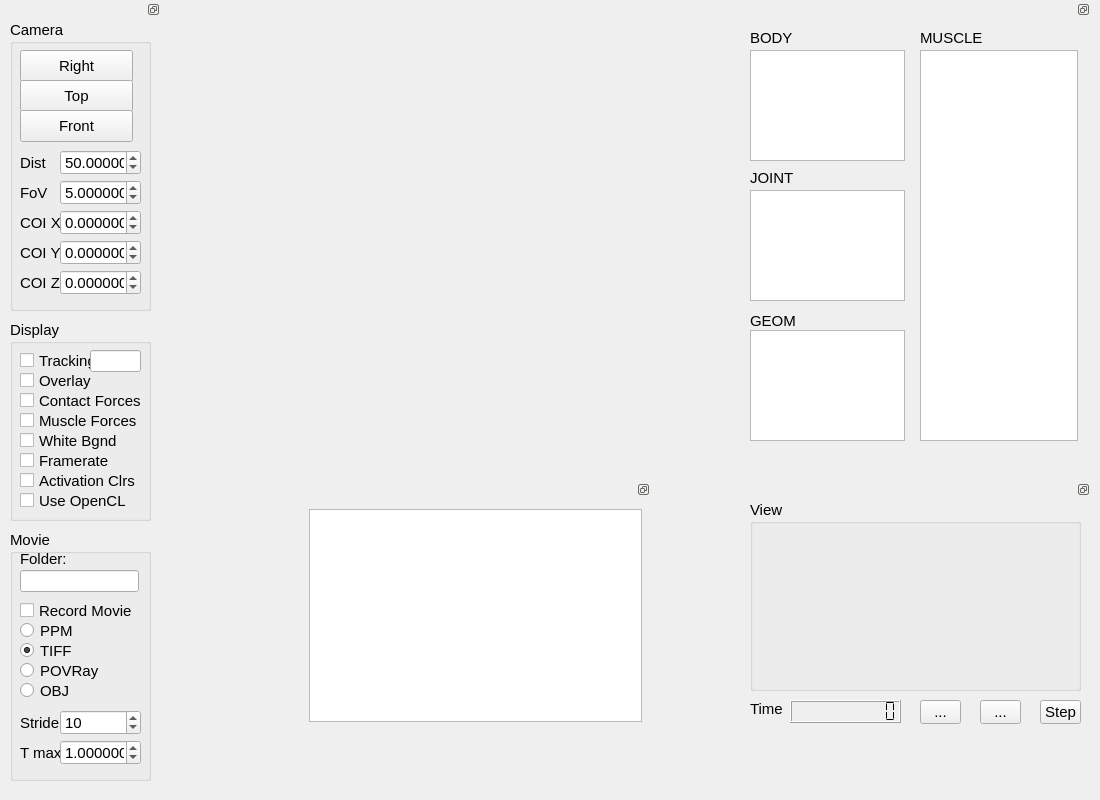
  <widget class="QWidget" name="centralWidget">
   <widget class="QDockWidget" name="dockWidgetVisibility">
    <property name="geometry">
     <rect>
      <x>740</x>
      <y>0</y>
      <width>351</width>
      <height>451</height>
     </rect>
    </property>
    <property name="sizePolicy">
     <sizepolicy hsizetype="Preferred" vsizetype="Preferred">
      <horstretch>0</horstretch>
      <verstretch>0</verstretch>
     </sizepolicy>
    </property>
    <property name="font">
     <font>
      <pointsize>11</pointsize>
     </font>
    </property>
    <property name="floating">
     <bool>true</bool>
    </property>
    <property name="features">
     <set>QDockWidget::DockWidgetFloatable|QDockWidget::DockWidgetMovable</set>
    </property>
    <widget class="QWidget" name="dockWidgetContents">
     <widget class="QLabel" name="label_3">
      <property name="geometry">
       <rect>
        <x>180</x>
        <y>10</y>
        <width>151</width>
        <height>16</height>
       </rect>
      </property>
      <property name="font">
       <font>
        <pointsize>11</pointsize>
       </font>
      </property>
      <property name="text">
       <string>MUSCLE</string>
      </property>
     </widget>
     <widget class="QListWidget" name="listWidgetMuscle">
      <property name="geometry">
       <rect>
        <x>180</x>
        <y>30</y>
        <width>158</width>
        <height>391</height>
       </rect>
      </property>
      <property name="font">
       <font>
        <pointsize>11</pointsize>
       </font>
      </property>
      <property name="focusPolicy">
       <enum>Qt::NoFocus</enum>
      </property>
      <property name="contextMenuPolicy">
       <enum>Qt::CustomContextMenu</enum>
      </property>
      <property name="toolTip">
       <string>Use this list to control which elements are displayed</string>
      </property>
      <property name="statusTip">
       <string>Muscle List</string>
      </property>
      <property name="selectionMode">
       <enum>QAbstractItemView::SingleSelection</enum>
      </property>
     </widget>
     <widget class="QListWidget" name="listWidgetBody">
      <property name="geometry">
       <rect>
        <x>10</x>
        <y>30</y>
        <width>155</width>
        <height>111</height>
       </rect>
      </property>
      <property name="font">
       <font>
        <pointsize>11</pointsize>
       </font>
      </property>
      <property name="focusPolicy">
       <enum>Qt::NoFocus</enum>
      </property>
      <property name="contextMenuPolicy">
       <enum>Qt::CustomContextMenu</enum>
      </property>
      <property name="toolTip">
       <string>Use this list to control which elements are displayed</string>
      </property>
      <property name="statusTip">
       <string>Body List</string>
      </property>
      <property name="selectionMode">
       <enum>QAbstractItemView::SingleSelection</enum>
      </property>
     </widget>
     <widget class="QLabel" name="label">
      <property name="geometry">
       <rect>
        <x>10</x>
        <y>10</y>
        <width>151</width>
        <height>16</height>
       </rect>
      </property>
      <property name="font">
       <font>
        <pointsize>11</pointsize>
       </font>
      </property>
      <property name="text">
       <string>BODY</string>
      </property>
     </widget>
     <widget class="QListWidget" name="listWidgetJoint">
      <property name="geometry">
       <rect>
        <x>10</x>
        <y>170</y>
        <width>155</width>
        <height>111</height>
       </rect>
      </property>
      <property name="font">
       <font>
        <pointsize>11</pointsize>
       </font>
      </property>
      <property name="focusPolicy">
       <enum>Qt::NoFocus</enum>
      </property>
      <property name="contextMenuPolicy">
       <enum>Qt::CustomContextMenu</enum>
      </property>
      <property name="toolTip">
       <string>Use this list to control which elements are displayed</string>
      </property>
      <property name="statusTip">
       <string>Joint List</string>
      </property>
      <property name="selectionMode">
       <enum>QAbstractItemView::SingleSelection</enum>
      </property>
     </widget>
     <widget class="QLabel" name="label_4">
      <property name="geometry">
       <rect>
        <x>10</x>
        <y>150</y>
        <width>151</width>
        <height>16</height>
       </rect>
      </property>
      <property name="font">
       <font>
        <pointsize>11</pointsize>
       </font>
      </property>
      <property name="text">
       <string>JOINT</string>
      </property>
     </widget>
     <widget class="QListWidget" name="listWidgetGeom">
      <property name="geometry">
       <rect>
        <x>10</x>
        <y>310</y>
        <width>155</width>
        <height>111</height>
       </rect>
      </property>
      <property name="font">
       <font>
        <pointsize>11</pointsize>
       </font>
      </property>
      <property name="focusPolicy">
       <enum>Qt::NoFocus</enum>
      </property>
      <property name="contextMenuPolicy">
       <enum>Qt::CustomContextMenu</enum>
      </property>
      <property name="toolTip">
       <string>Use this list to control which elements are displayed</string>
      </property>
      <property name="statusTip">
       <string>Geom List</string>
      </property>
      <property name="selectionMode">
       <enum>QAbstractItemView::SingleSelection</enum>
      </property>
     </widget>
     <widget class="QLabel" name="label_2">
      <property name="geometry">
       <rect>
        <x>10</x>
        <y>290</y>
        <width>151</width>
        <height>21</height>
       </rect>
      </property>
      <property name="font">
       <font>
        <pointsize>11</pointsize>
       </font>
      </property>
      <property name="text">
       <string>GEOM</string>
      </property>
     </widget>
    </widget>
   </widget>
   <widget class="QDockWidget" name="dockWidgetControls">
    <property name="geometry">
     <rect>
      <x>0</x>
      <y>0</y>
      <width>161</width>
      <height>791</height>
     </rect>
    </property>
    <property name="sizePolicy">
     <sizepolicy hsizetype="Preferred" vsizetype="Preferred">
      <horstretch>0</horstretch>
      <verstretch>0</verstretch>
     </sizepolicy>
    </property>
    <property name="font">
     <font>
      <pointsize>11</pointsize>
     </font>
    </property>
    <property name="floating">
     <bool>true</bool>
    </property>
    <property name="features">
     <set>QDockWidget::DockWidgetFloatable|QDockWidget::DockWidgetMovable</set>
    </property>
    <widget class="QWidget" name="dockWidgetContents_2">
     <widget class="QGroupBox" name="groupBox">
      <property name="geometry">
       <rect>
        <x>10</x>
        <y>0</y>
        <width>141</width>
        <height>291</height>
       </rect>
      </property>
      <property name="font">
       <font>
        <pointsize>11</pointsize>
       </font>
      </property>
      <property name="title">
       <string>Camera</string>
      </property>
      <widget class="QPushButton" name="pushButtonRight">
       <property name="geometry">
        <rect>
         <x>10</x>
         <y>30</y>
         <width>113</width>
         <height>32</height>
        </rect>
       </property>
       <property name="mouseTracking">
        <bool>false</bool>
       </property>
       <property name="toolTip">
        <string>View the scene from the right</string>
       </property>
       <property name="statusTip">
        <string>Right</string>
       </property>
       <property name="text">
        <string>Right</string>
       </property>
      </widget>
      <widget class="QPushButton" name="pushButtonTop">
       <property name="geometry">
        <rect>
         <x>10</x>
         <y>60</y>
         <width>113</width>
         <height>32</height>
        </rect>
       </property>
       <property name="toolTip">
        <string>View the simulation from the top</string>
       </property>
       <property name="statusTip">
        <string>Top</string>
       </property>
       <property name="text">
        <string>Top</string>
       </property>
      </widget>
      <widget class="QPushButton" name="pushButtonFront">
       <property name="geometry">
        <rect>
         <x>10</x>
         <y>90</y>
         <width>113</width>
         <height>32</height>
        </rect>
       </property>
       <property name="toolTip">
        <string>View the simulation from the front</string>
       </property>
       <property name="statusTip">
        <string>Front</string>
       </property>
       <property name="text">
        <string>Front</string>
       </property>
      </widget>
      <widget class="QLabel" name="label_5">
       <property name="geometry">
        <rect>
         <x>10</x>
         <y>130</y>
         <width>39</width>
         <height>25</height>
        </rect>
       </property>
       <property name="font">
        <font>
         <pointsize>11</pointsize>
        </font>
       </property>
       <property name="text">
        <string>Dist</string>
       </property>
      </widget>
      <widget class="DoubleSpinBox" name="doubleSpinBoxDistance">
       <property name="geometry">
        <rect>
         <x>50</x>
         <y>130</y>
         <width>81</width>
         <height>25</height>
        </rect>
       </property>
       <property name="sizePolicy">
        <sizepolicy hsizetype="Minimum" vsizetype="Minimum">
         <horstretch>0</horstretch>
         <verstretch>0</verstretch>
        </sizepolicy>
       </property>
       <property name="mouseTracking">
        <bool>true</bool>
       </property>
       <property name="focusPolicy">
        <enum>Qt::WheelFocus</enum>
       </property>
       <property name="toolTip">
        <string>Distance of the viewpoint from the centre of view</string>
       </property>
       <property name="statusTip">
        <string>View distance</string>
       </property>
       <property name="decimals">
        <number>5</number>
       </property>
       <property name="maximum">
        <double>999.000000000000000</double>
       </property>
       <property name="value">
        <double>50.000000000000000</double>
       </property>
      </widget>
      <widget class="QLabel" name="label_6">
       <property name="geometry">
        <rect>
         <x>10</x>
         <y>160</y>
         <width>39</width>
         <height>25</height>
        </rect>
       </property>
       <property name="font">
        <font>
         <pointsize>11</pointsize>
        </font>
       </property>
       <property name="text">
        <string>FoV</string>
       </property>
      </widget>
      <widget class="DoubleSpinBox" name="doubleSpinBoxFoV">
       <property name="geometry">
        <rect>
         <x>50</x>
         <y>160</y>
         <width>81</width>
         <height>25</height>
        </rect>
       </property>
       <property name="sizePolicy">
        <sizepolicy hsizetype="Minimum" vsizetype="Fixed">
         <horstretch>0</horstretch>
         <verstretch>0</verstretch>
        </sizepolicy>
       </property>
       <property name="mouseTracking">
        <bool>true</bool>
       </property>
       <property name="toolTip">
        <string>Field of view in degrees</string>
       </property>
       <property name="statusTip">
        <string>Field of view</string>
       </property>
       <property name="decimals">
        <number>6</number>
       </property>
       <property name="minimum">
        <double>0.010000000000000</double>
       </property>
       <property name="maximum">
        <double>999.000000000000000</double>
       </property>
       <property name="singleStep">
        <double>0.100000000000000</double>
       </property>
       <property name="value">
        <double>5.000000000000000</double>
       </property>
      </widget>
      <widget class="QLabel" name="label_7">
       <property name="geometry">
        <rect>
         <x>10</x>
         <y>190</y>
         <width>41</width>
         <height>25</height>
        </rect>
       </property>
       <property name="font">
        <font>
         <pointsize>11</pointsize>
        </font>
       </property>
       <property name="text">
        <string>COI X</string>
       </property>
      </widget>
      <widget class="DoubleSpinBox" name="doubleSpinBoxCOIX">
       <property name="geometry">
        <rect>
         <x>50</x>
         <y>190</y>
         <width>81</width>
         <height>25</height>
        </rect>
       </property>
       <property name="mouseTracking">
        <bool>true</bool>
       </property>
       <property name="toolTip">
        <string>Centre of interest (x coordinate)</string>
       </property>
       <property name="statusTip">
        <string>COI X</string>
       </property>
       <property name="decimals">
        <number>6</number>
       </property>
       <property name="minimum">
        <double>-999.000000000000000</double>
       </property>
       <property name="maximum">
        <double>999.000000000000000</double>
       </property>
       <property name="singleStep">
        <double>0.100000000000000</double>
       </property>
      </widget>
      <widget class="QLabel" name="label_8">
       <property name="geometry">
        <rect>
         <x>10</x>
         <y>220</y>
         <width>41</width>
         <height>25</height>
        </rect>
       </property>
       <property name="font">
        <font>
         <pointsize>11</pointsize>
        </font>
       </property>
       <property name="text">
        <string>COI Y</string>
       </property>
      </widget>
      <widget class="DoubleSpinBox" name="doubleSpinBoxCOIY">
       <property name="geometry">
        <rect>
         <x>50</x>
         <y>220</y>
         <width>81</width>
         <height>25</height>
        </rect>
       </property>
       <property name="mouseTracking">
        <bool>true</bool>
       </property>
       <property name="toolTip">
        <string>Centre of interest (y coordinate)</string>
       </property>
       <property name="statusTip">
        <string>COI Y</string>
       </property>
       <property name="decimals">
        <number>6</number>
       </property>
       <property name="minimum">
        <double>-999.000000000000000</double>
       </property>
       <property name="maximum">
        <double>999.000000000000000</double>
       </property>
       <property name="singleStep">
        <double>0.100000000000000</double>
       </property>
      </widget>
      <widget class="QLabel" name="label_9">
       <property name="geometry">
        <rect>
         <x>10</x>
         <y>250</y>
         <width>41</width>
         <height>25</height>
        </rect>
       </property>
       <property name="font">
        <font>
         <pointsize>11</pointsize>
        </font>
       </property>
       <property name="text">
        <string>COI Z</string>
       </property>
      </widget>
      <widget class="DoubleSpinBox" name="doubleSpinBoxCOIZ">
       <property name="geometry">
        <rect>
         <x>50</x>
         <y>250</y>
         <width>81</width>
         <height>25</height>
        </rect>
       </property>
       <property name="mouseTracking">
        <bool>true</bool>
       </property>
       <property name="toolTip">
        <string>Centre of interest (x coordinate)</string>
       </property>
       <property name="statusTip">
        <string>COI Z</string>
       </property>
       <property name="decimals">
        <number>6</number>
       </property>
       <property name="minimum">
        <double>-999.000000000000000</double>
       </property>
       <property name="maximum">
        <double>999.000000000000000</double>
       </property>
       <property name="singleStep">
        <double>0.100000000000000</double>
       </property>
      </widget>
     </widget>
     <widget class="QGroupBox" name="groupBox_2">
      <property name="geometry">
       <rect>
        <x>10</x>
        <y>300</y>
        <width>141</width>
        <height>201</height>
       </rect>
      </property>
      <property name="font">
       <font>
        <pointsize>11</pointsize>
       </font>
      </property>
      <property name="title">
       <string>Display</string>
      </property>
      <widget class="QCheckBox" name="checkBoxTracking">
       <property name="geometry">
        <rect>
         <x>10</x>
         <y>30</y>
         <width>87</width>
         <height>21</height>
        </rect>
       </property>
       <property name="font">
        <font>
         <pointsize>11</pointsize>
        </font>
       </property>
       <property name="toolTip">
        <string>Move the centre of interest and camera with simulation</string>
       </property>
       <property name="statusTip">
        <string>Track the simulation</string>
       </property>
       <property name="text">
        <string>Tracking</string>
       </property>
      </widget>
      <widget class="QCheckBox" name="checkBoxOverlay">
       <property name="geometry">
        <rect>
         <x>10</x>
         <y>50</y>
         <width>87</width>
         <height>21</height>
        </rect>
       </property>
       <property name="font">
        <font>
         <pointsize>11</pointsize>
        </font>
       </property>
       <property name="toolTip">
        <string>Produce and overlay image by disabling clear</string>
       </property>
       <property name="statusTip">
        <string>Overlay images</string>
       </property>
       <property name="text">
        <string>Overlay</string>
       </property>
      </widget>
      <widget class="QCheckBox" name="checkBoxContactForce">
       <property name="geometry">
        <rect>
         <x>10</x>
         <y>70</y>
         <width>121</width>
         <height>21</height>
        </rect>
       </property>
       <property name="font">
        <font>
         <pointsize>11</pointsize>
        </font>
       </property>
       <property name="toolTip">
        <string>Display contact forces on the simulation</string>
       </property>
       <property name="statusTip">
        <string>Display contact forces</string>
       </property>
       <property name="text">
        <string>Contact Forces</string>
       </property>
      </widget>
      <widget class="QCheckBox" name="checkBoxWhiteBackground">
       <property name="geometry">
        <rect>
         <x>10</x>
         <y>110</y>
         <width>121</width>
         <height>21</height>
        </rect>
       </property>
       <property name="font">
        <font>
         <pointsize>11</pointsize>
        </font>
       </property>
       <property name="toolTip">
        <string>Use a white background instead of a black background</string>
       </property>
       <property name="statusTip">
        <string>White background</string>
       </property>
       <property name="text">
        <string>White Bgnd</string>
       </property>
      </widget>
      <widget class="QCheckBox" name="checkBoxFramerate">
       <property name="geometry">
        <rect>
         <x>10</x>
         <y>130</y>
         <width>101</width>
         <height>21</height>
        </rect>
       </property>
       <property name="font">
        <font>
         <pointsize>11</pointsize>
        </font>
       </property>
       <property name="toolTip">
        <string>Display the framerate on the display</string>
       </property>
       <property name="statusTip">
        <string>Display framerate</string>
       </property>
       <property name="text">
        <string>Framerate</string>
       </property>
      </widget>
      <widget class="QCheckBox" name="checkBoxActivationColours">
       <property name="geometry">
        <rect>
         <x>10</x>
         <y>150</y>
         <width>121</width>
         <height>21</height>
        </rect>
       </property>
       <property name="font">
        <font>
         <pointsize>11</pointsize>
        </font>
       </property>
       <property name="toolTip">
        <string>Display colours representing the activation level of the muscle</string>
       </property>
       <property name="statusTip">
        <string>Colour muscles to show activation</string>
       </property>
       <property name="text">
        <string>Activation Clrs</string>
       </property>
      </widget>
      <widget class="QCheckBox" name="checkBoxMuscleForce">
       <property name="geometry">
        <rect>
         <x>10</x>
         <y>90</y>
         <width>121</width>
         <height>21</height>
        </rect>
       </property>
       <property name="font">
        <font>
         <pointsize>11</pointsize>
        </font>
       </property>
       <property name="toolTip">
        <string>Display muscle forces on the simulation</string>
       </property>
       <property name="statusTip">
        <string>Display muscle forces</string>
       </property>
       <property name="text">
        <string>Muscle Forces</string>
       </property>
      </widget>
      <widget class="QCheckBox" name="checkBoxOpenCL">
       <property name="geometry">
        <rect>
         <x>10</x>
         <y>170</y>
         <width>121</width>
         <height>21</height>
        </rect>
       </property>
       <property name="font">
        <font>
         <pointsize>11</pointsize>
        </font>
       </property>
       <property name="toolTip">
        <string>Use OpenCL if available</string>
       </property>
       <property name="statusTip">
        <string>Use OpenCL if available</string>
       </property>
       <property name="text">
        <string>Use OpenCL</string>
       </property>
      </widget>
      <widget class="LineEdit" name="lineEditTrackingOffset">
       <property name="geometry">
        <rect>
         <x>80</x>
         <y>30</y>
         <width>51</width>
         <height>22</height>
        </rect>
       </property>
       <property name="font">
        <font>
         <pointsize>11</pointsize>
        </font>
       </property>
       <property name="toolTip">
        <string>Tracking offset: use to centre tracked display</string>
       </property>
       <property name="statusTip">
        <string>Tracking Offset</string>
       </property>
      </widget>
     </widget>
     <widget class="QGroupBox" name="groupBox_3">
      <property name="geometry">
       <rect>
        <x>10</x>
        <y>510</y>
        <width>141</width>
        <height>251</height>
       </rect>
      </property>
      <property name="font">
       <font>
        <pointsize>11</pointsize>
       </font>
      </property>
      <property name="title">
       <string>Movie</string>
      </property>
      <widget class="QCheckBox" name="checkBoxRecordMovie">
       <property name="geometry">
        <rect>
         <x>10</x>
         <y>70</y>
         <width>121</width>
         <height>21</height>
        </rect>
       </property>
       <property name="font">
        <font>
         <pointsize>11</pointsize>
        </font>
       </property>
       <property name="toolTip">
        <string>When checked seuqential frames will be saved to disk</string>
       </property>
       <property name="statusTip">
        <string>Record movie</string>
       </property>
       <property name="text">
        <string>Record Movie</string>
       </property>
      </widget>
      <widget class="QRadioButton" name="radioButtonPPM">
       <property name="geometry">
        <rect>
         <x>10</x>
         <y>90</y>
         <width>101</width>
         <height>21</height>
        </rect>
       </property>
       <property name="font">
        <font>
         <pointsize>11</pointsize>
        </font>
       </property>
       <property name="toolTip">
        <string>Use Portable Pixmap Format for movie stills</string>
       </property>
       <property name="statusTip">
        <string>Portable Pixmap Format</string>
       </property>
       <property name="text">
        <string>PPM</string>
       </property>
      </widget>
      <widget class="QRadioButton" name="radioButtonTIFF">
       <property name="geometry">
        <rect>
         <x>10</x>
         <y>110</y>
         <width>101</width>
         <height>21</height>
        </rect>
       </property>
       <property name="font">
        <font>
         <pointsize>11</pointsize>
        </font>
       </property>
       <property name="toolTip">
        <string>Use TIFF Format for movie stills</string>
       </property>
       <property name="statusTip">
        <string>TIFF Format</string>
       </property>
       <property name="text">
        <string>TIFF</string>
       </property>
       <property name="checked">
        <bool>true</bool>
       </property>
      </widget>
      <widget class="QRadioButton" name="radioButtonPOVRay">
       <property name="geometry">
        <rect>
         <x>10</x>
         <y>130</y>
         <width>101</width>
         <height>21</height>
        </rect>
       </property>
       <property name="font">
        <font>
         <pointsize>11</pointsize>
        </font>
       </property>
       <property name="toolTip">
        <string>Use POVRay Ray-Tracing Format for movie stills</string>
       </property>
       <property name="statusTip">
        <string>POVRay Format</string>
       </property>
       <property name="text">
        <string>POVRay</string>
       </property>
      </widget>
      <widget class="QRadioButton" name="radioButtonOBJ">
       <property name="geometry">
        <rect>
         <x>10</x>
         <y>150</y>
         <width>101</width>
         <height>21</height>
        </rect>
       </property>
       <property name="font">
        <font>
         <pointsize>11</pointsize>
        </font>
       </property>
       <property name="toolTip">
        <string>Use Wavefront OBJ Format for movie stills</string>
       </property>
       <property name="statusTip">
        <string>Wavefront OBJ</string>
       </property>
       <property name="text">
        <string>OBJ</string>
       </property>
      </widget>
      <widget class="QLabel" name="label_10">
       <property name="geometry">
        <rect>
         <x>10</x>
         <y>20</y>
         <width>61</width>
         <height>17</height>
        </rect>
       </property>
       <property name="font">
        <font>
         <pointsize>11</pointsize>
        </font>
       </property>
       <property name="text">
        <string>Folder:</string>
       </property>
      </widget>
      <widget class="LineEdit" name="lineEditMovieFolder">
       <property name="geometry">
        <rect>
         <x>10</x>
         <y>40</y>
         <width>119</width>
         <height>22</height>
        </rect>
       </property>
       <property name="toolTip">
        <string>Set the folder is where movie stills are saved</string>
       </property>
       <property name="statusTip">
        <string>Movie folder</string>
       </property>
      </widget>
      <widget class="SpinBox" name="spinBoxSkip">
       <property name="geometry">
        <rect>
         <x>50</x>
         <y>180</y>
         <width>81</width>
         <height>25</height>
        </rect>
       </property>
       <property name="mouseTracking">
        <bool>true</bool>
       </property>
       <property name="toolTip">
        <string>Set the frequecy of screen update for the simulation</string>
       </property>
       <property name="statusTip">
        <string>Integration steps per screen step</string>
       </property>
       <property name="minimum">
        <number>1</number>
       </property>
       <property name="maximum">
        <number>999999</number>
       </property>
       <property name="value">
        <number>10</number>
       </property>
      </widget>
      <widget class="QLabel" name="label_11">
       <property name="geometry">
        <rect>
         <x>10</x>
         <y>180</y>
         <width>41</width>
         <height>25</height>
        </rect>
       </property>
       <property name="font">
        <font>
         <pointsize>11</pointsize>
        </font>
       </property>
       <property name="text">
        <string>Stride</string>
       </property>
      </widget>
      <widget class="QLabel" name="label_12">
       <property name="geometry">
        <rect>
         <x>10</x>
         <y>210</y>
         <width>41</width>
         <height>25</height>
        </rect>
       </property>
       <property name="font">
        <font>
         <pointsize>11</pointsize>
        </font>
       </property>
       <property name="text">
        <string>T max</string>
       </property>
      </widget>
      <widget class="DoubleSpinBox" name="doubleSpinBoxTimeMax">
       <property name="geometry">
        <rect>
         <x>50</x>
         <y>210</y>
         <width>81</width>
         <height>25</height>
        </rect>
       </property>
       <property name="mouseTracking">
        <bool>true</bool>
       </property>
       <property name="toolTip">
        <string>Set the simulation time limit</string>
       </property>
       <property name="statusTip">
        <string>Simulation time limit</string>
       </property>
       <property name="decimals">
        <number>6</number>
       </property>
       <property name="maximum">
        <double>999.000000000000000</double>
       </property>
       <property name="singleStep">
        <double>0.100000000000000</double>
       </property>
       <property name="value">
        <double>1.000000000000000</double>
       </property>
      </widget>
     </widget>
    </widget>
   </widget>
   <widget class="QDockWidget" name="dockWidgetView">
    <property name="geometry">
     <rect>
      <x>740</x>
      <y>480</y>
      <width>351</width>
      <height>251</height>
     </rect>
    </property>
    <property name="sizePolicy">
     <sizepolicy hsizetype="Preferred" vsizetype="Preferred">
      <horstretch>0</horstretch>
      <verstretch>0</verstretch>
     </sizepolicy>
    </property>
    <property name="font">
     <font>
      <pointsize>11</pointsize>
     </font>
    </property>
    <property name="floating">
     <bool>true</bool>
    </property>
    <property name="features">
     <set>QDockWidget::DockWidgetFloatable|QDockWidget::DockWidgetMovable</set>
    </property>
    <widget class="QWidget" name="dockWidgetContents_3">
     <widget class="QGroupBox" name="groupBox_4">
      <property name="geometry">
       <rect>
        <x>10</x>
        <y>0</y>
        <width>331</width>
        <height>191</height>
       </rect>
      </property>
      <property name="font">
       <font>
        <pointsize>11</pointsize>
       </font>
      </property>
      <property name="title">
       <string>View</string>
      </property>
      <widget class="QWidget" name="widgetViewFrame" native="true">
       <property name="geometry">
        <rect>
         <x>5</x>
         <y>25</y>
         <width>321</width>
         <height>161</height>
        </rect>
       </property>
       <property name="toolTip">
        <string>Camera direction controll</string>
       </property>
      </widget>
     </widget>
     <widget class="QLabel" name="label_13">
      <property name="geometry">
       <rect>
        <x>10</x>
        <y>200</y>
        <width>41</width>
        <height>17</height>
       </rect>
      </property>
      <property name="font">
       <font>
        <pointsize>11</pointsize>
       </font>
      </property>
      <property name="text">
       <string>Time</string>
      </property>
     </widget>
     <widget class="QLCDNumber" name="lcdNumberTime">
      <property name="geometry">
       <rect>
        <x>50</x>
        <y>200</y>
        <width>111</width>
        <height>23</height>
       </rect>
      </property>
      <property name="toolTip">
       <string>Simulation time</string>
      </property>
      <property name="smallDecimalPoint">
       <bool>false</bool>
      </property>
      <property name="digitCount">
       <number>10</number>
      </property>
      <property name="segmentStyle">
       <enum>QLCDNumber::Flat</enum>
      </property>
     </widget>
     <widget class="QToolButton" name="toolButtonStep">
      <property name="geometry">
       <rect>
        <x>300</x>
        <y>200</y>
        <width>41</width>
        <height>24</height>
       </rect>
      </property>
      <property name="toolTip">
       <string>Step forward the simulation by one stride</string>
      </property>
      <property name="statusTip">
       <string>Step</string>
      </property>
      <property name="text">
       <string>Step</string>
      </property>
     </widget>
     <widget class="QToolButton" name="toolButtonPlay">
      <property name="geometry">
       <rect>
        <x>240</x>
        <y>200</y>
        <width>41</width>
        <height>24</height>
       </rect>
      </property>
      <property name="toolTip">
       <string>Play the simulation at full speed</string>
      </property>
      <property name="statusTip">
       <string>Play</string>
      </property>
      <property name="text">
       <string>...</string>
      </property>
      <property name="icon">
       <iconset resource="resources.qrc">
        <normaloff>:/new/prefix1/images/media-step-forward.png</normaloff>:/new/prefix1/images/media-step-forward.png</iconset>
      </property>
      <property name="checkable">
       <bool>true</bool>
      </property>
      <property name="checked">
       <bool>false</bool>
      </property>
      <property name="arrowType">
       <enum>Qt::NoArrow</enum>
      </property>
     </widget>
     <widget class="QToolButton" name="toolButtonSnapshot">
      <property name="geometry">
       <rect>
        <x>180</x>
        <y>200</y>
        <width>41</width>
        <height>24</height>
       </rect>
      </property>
      <property name="toolTip">
       <string>Take a snapshot of the current scene</string>
      </property>
      <property name="statusTip">
       <string>Snapshot</string>
      </property>
      <property name="text">
       <string>...</string>
      </property>
      <property name="icon">
       <iconset>
        <normalon>:/new/prefix1/images/camera-photo.png</normalon>
       </iconset>
      </property>
     </widget>
    </widget>
   </widget>
   <widget class="QDockWidget" name="dockWidgetLog">
    <property name="geometry">
     <rect>
      <x>300</x>
      <y>480</y>
      <width>351</width>
      <height>251</height>
     </rect>
    </property>
    <property name="font">
     <font>
      <pointsize>11</pointsize>
     </font>
    </property>
    <property name="floating">
     <bool>true</bool>
    </property>
    <property name="features">
     <set>QDockWidget::DockWidgetFloatable|QDockWidget::DockWidgetMovable</set>
    </property>
    <widget class="QWidget" name="dockWidgetContents_5">
     <layout class="QGridLayout" name="gridLayout">
      <item row="0" column="0">
       <widget class="QTextEdit" name="textEditLog">
        <property name="cursor" stdset="0">
         <cursorShape>IBeamCursor</cursorShape>
        </property>
        <property name="lineWrapMode">
         <enum>QTextEdit::NoWrap</enum>
        </property>
        <property name="readOnly">
         <bool>true</bool>
        </property>
        <property name="acceptRichText">
         <bool>false</bool>
        </property>
        <property name="textInteractionFlags">
         <set>Qt::TextSelectableByKeyboard|Qt::TextSelectableByMouse</set>
        </property>
       </widget>
      </item>
     </layout>
    </widget>
   </widget>
  </widget>
